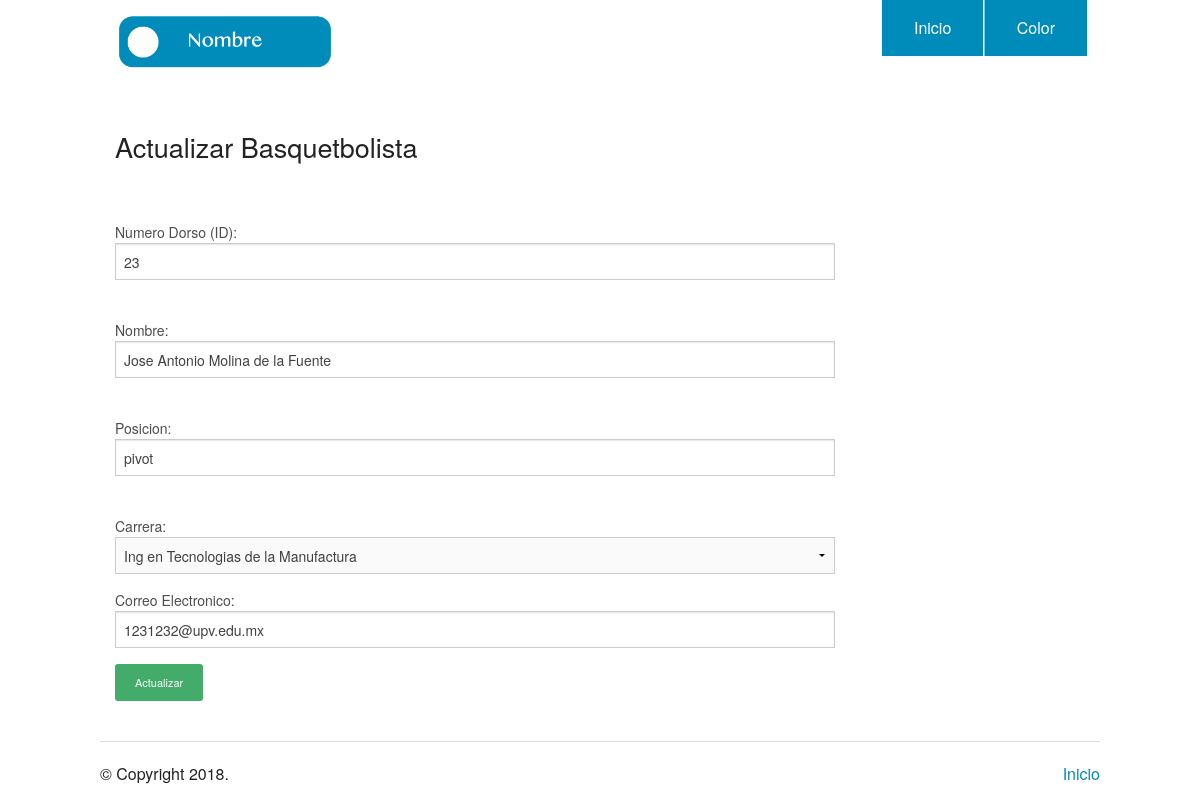
Screenshot of /update_form.php?id=23&type=2 with the database file from the repository.
### tables this page shows
CREATE TABLE `basquetbolistas` (
  `id` int(11) NOT NULL,
  `nombre` varchar(100) NOT NULL,
  `posicion` varchar(30) NOT NULL,
  `carrera` varchar(30) NOT NULL,
  `email` varchar(50) NOT NULL
);

### database_utilities.php (called while the page is built, shortened)
<?php
	require_once('database_credentials.php');
	try
	{
		$PDO = new PDO(	$dsn, $user, $password);
	}
	catch(PDOException $e)
	{
		echo 'Error al conectarnos: ' . $e->getMessage();
	}
	function search_per_id($type,$id)
	{
		global $PDO;
		if($type==1)
		{
			$table = "futbolistas";
		}
		else if($type ==2)
		{
			$table = "basquetbolistas";
		}
		$sql = "SELECT * FROM $table where id='$id'";
		$statement = $PDO->PREPARE($sql);
		$statement->EXECUTE();
		$results = $statement-> fetchAll();
		return $results[0];
	}
?>

### update_form.php (the view, shortened to what this page needs)
<?php
  $idBf = isset( $_GET['id'] ) ? $_GET['id'] : '';
  $type = isset( $_GET['type'] ) ? $_GET['type'] : '';
  if($type == 1)
  {
    $tipo = "Futbolista";
  }
  else if($type == 2)
  {
    $tipo = "Basquetbolista";
  }
  require_once('database_utilities.php');
  $resultados = search_per_id($type,$idBf);
?>
<!doctype html>
<html class="no-js" lang="en">
  <head>
    <link rel="stylesheet" href="./css/foundation.css" />
  </head>
  <body>
    <?php require_once('header.php'); ?>
    <div class="row">
      <div class="large-9 columns">
        <br><br>
        <h3>Actualizar <?php echo$tipo?></h3>
        <br><br>
        <div class="section-container tabs" data-section>
          <section class="section">
            <div class="content" data-slug="panel1">
              <form method="POST">
              <label>Numero Dorso (ID):  </label>
              <input type="text" name="id" value="<?php echo $resultados['id'];?>">
              <br>
              <label>Nombre: </label>
              <input type="text" name="nombre" value="<?php echo $resultados['nombre'];?>">
              <br>
              <label>Posicion: </label>
              <input type="text" name="posicion" value="<?php echo $resultados['posicion'];?>">
              <br>
              <label>Carrera: </label>
              <select name="carrera">
                <option <?php if ($resultados['carrera'] == "ITM") echo 'selected' ; ?>  value="ITM">Ing en Tecnologias de la Manufactura</option>
              </select>
              <br>
              <label>Correo Electronico: </label>
              <input type="email" name="email" value="<?php echo $resultados['email'];?>">
              <input type="submit" name="guardar" value="Actualizar" class="button radius tiny success" onClick=avoidDeleting();>
              </form>
            </div>
          </section>
        </div>
      </div>
    <?php require_once('footer.php'); ?>

### rows the page displays
basquetbolistas: id "23", nombre "Jose Antonio Molina de la Fuente", posicion "pivot", carrera "Ing en Tecnologias de la Manufactura", email "1231232@upv.edu.mx"

### other values shown
$tipo "Basquetbolista"
